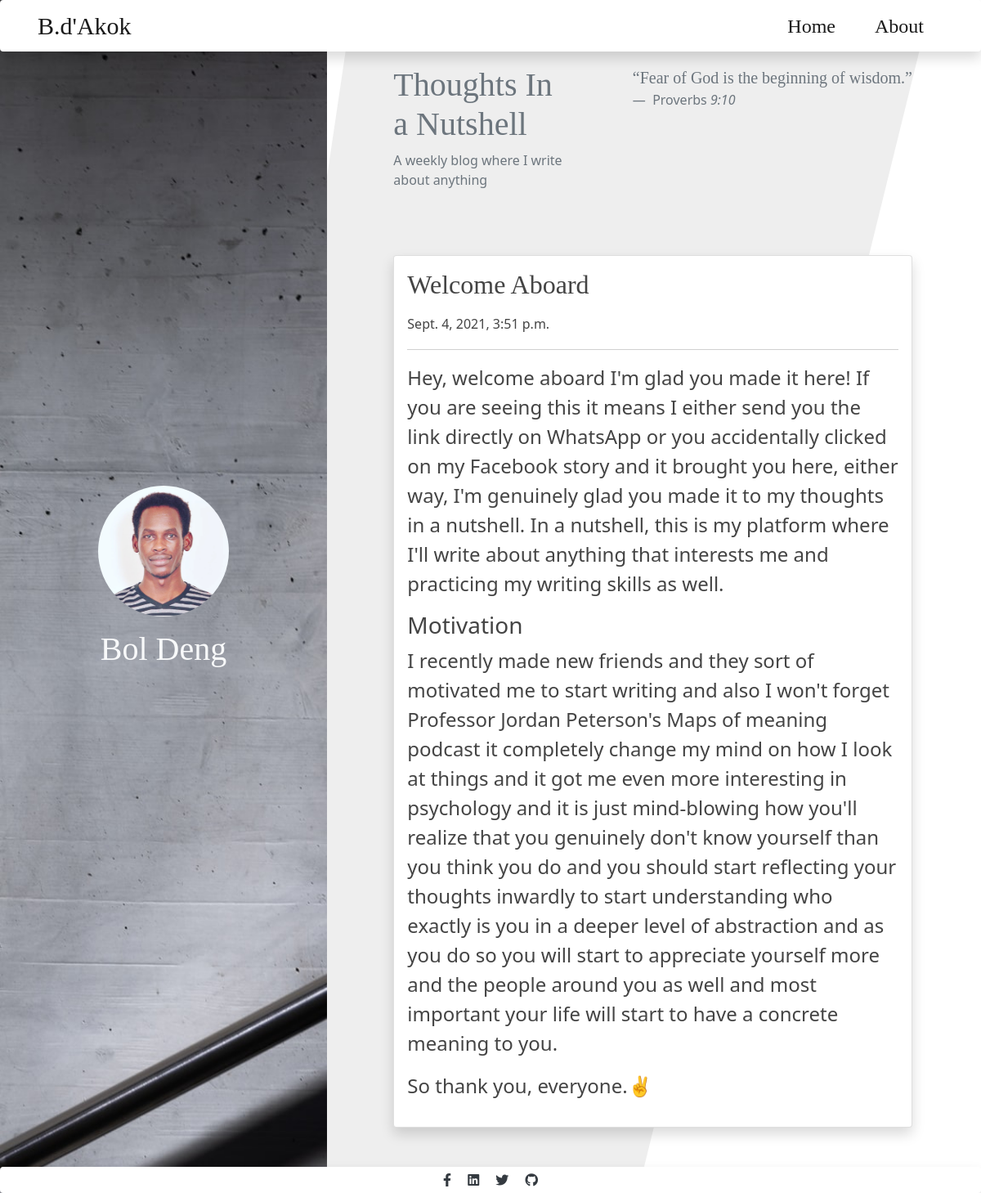
Page /post/6/ on the committed database.
### blog/models.py (models this page shows, shortened)
class Blog(models.Model):
    title = models.CharField(max_length=100)
    body = models.TextField()
    date_created = models.DateTimeField(auto_now_add=True)
    class Meta:
        ordering = ['-date_created',]

### blog/views.py (the view)
# urls.py: path('post/<int:pk>/', views.post_detail, name='detail'),
def post_detail(request, pk):
    blog = Blog.objects.get(id = pk)
    context = {
        'blog':blog
    }
    return render(request, 'blog/post_detail.html', context)

### blog/templates/blog/post_detail.html
{% extends 'blog/detail_base.html' %}
{% block content %}
    <section class="intro">
      <div class="card my-3 shadow">
        <div class="card-body">
            <h2 style="font-family: Nunito Sans;">{{ blog.title }}</h2>
            <small style="font-size: medium;">{{ blog.date_created }}</small>
            <hr>
            <p>
              {{ blog.body|safe }}
            </p>
        </div>
    </div>
    </section>
{% endblock content %}

### static/blog/css/styles.css (style rules this page uses)
body, html { min-height: 100%; }
body { font-weight: 200; font-size: 1.5rem; color: #444; }
section { margin: 5rem; font-size: 1.2 rem; }

### rows in the picture
Blog: title "Welcome Aboard", date_created "Sept. 4, 2021, 3:51 p.m.", body "Hey, welcome aboard I'm glad you made it here! If you are seeing this it means I either send you the link directly on WhatsApp or you accidentally clicked on my Facebook story and it brought you here, either way, I'm genuinely glad you made it to my thoughts in a nutshell. In a nutshell, this is my platform where I'll write about anything that interests me and practicing my writing skills as well. Motivation I recently made new friends and they sort of motivated me to start writing and also I won't forget Professor Jordan Peterson's Maps of meaning podcast it completely change my mind on how I look at things and it got me even more interesting in psychology and it is just mind-blowing how…"
